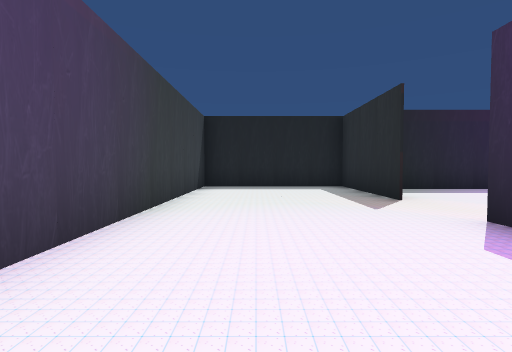
View 1 (above)

24 first-person views from a walk through a scene from a Unity 3-D project. The camera is 1.2 m above the floor, tilts 2° down and sees 80° across. The floor is counted in squares, 2 m on a side. Each view is taken from the middle of a square. On the plan, view 1 faces up. The plan holds only what a view shows up to about 9 squares ahead; the rest is blank. The player is left out. Some animated figures are not drawn. Some surface patterns are stand-ins.

View 2
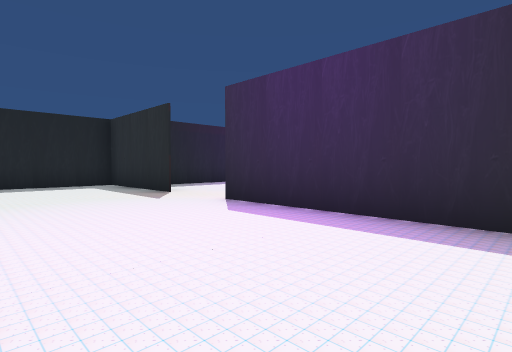

View 3
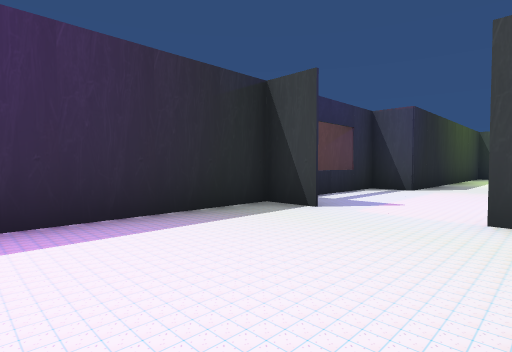

View 4
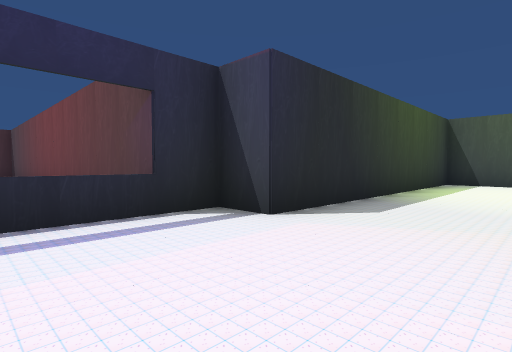

View 5
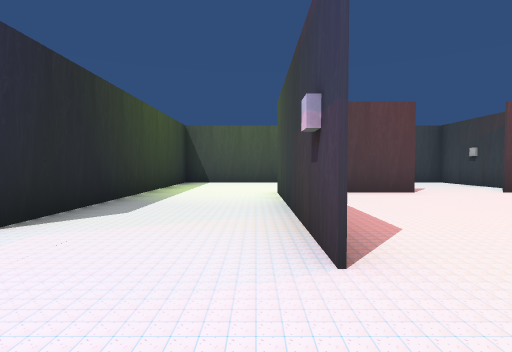

View 6
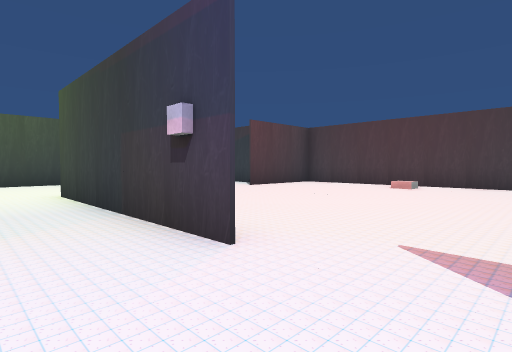

View 7
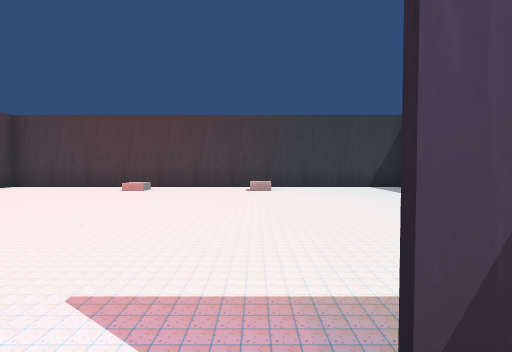

View 8
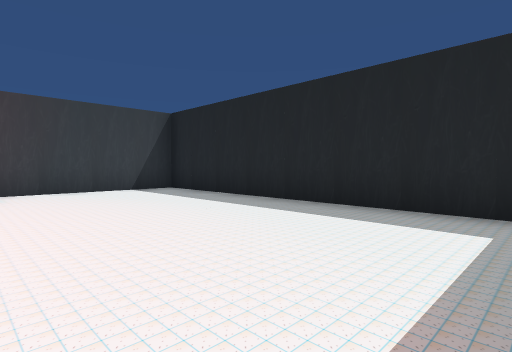

View 9
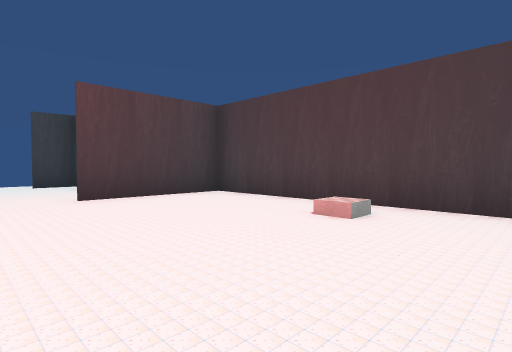

View 10
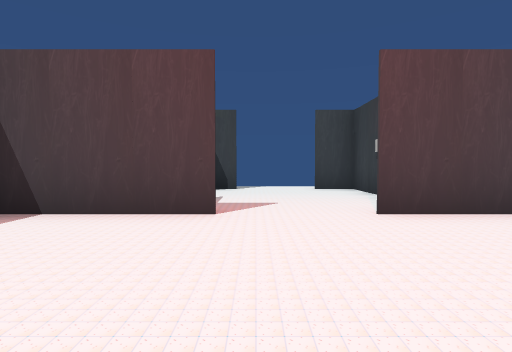

View 11
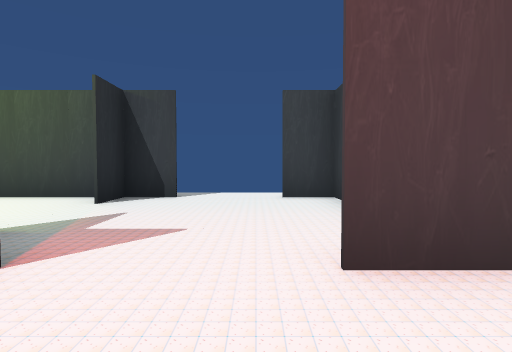

View 12
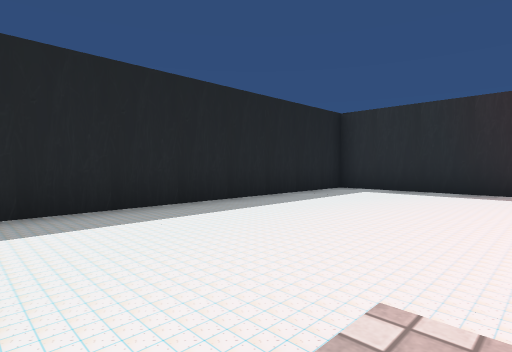

View 13
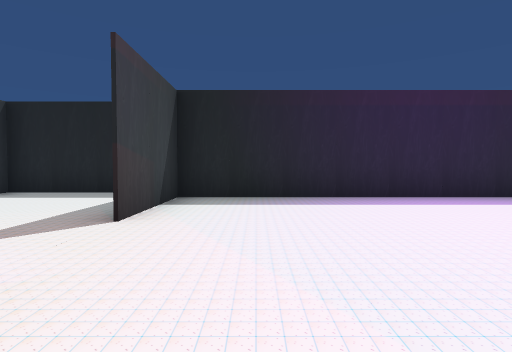

View 14
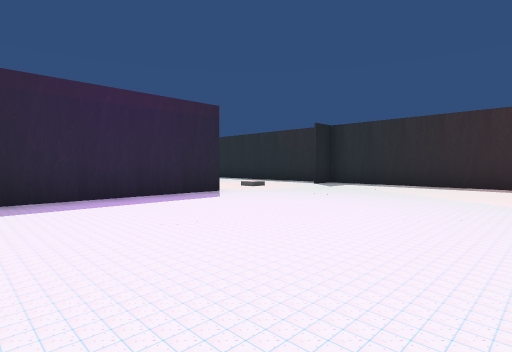

View 15
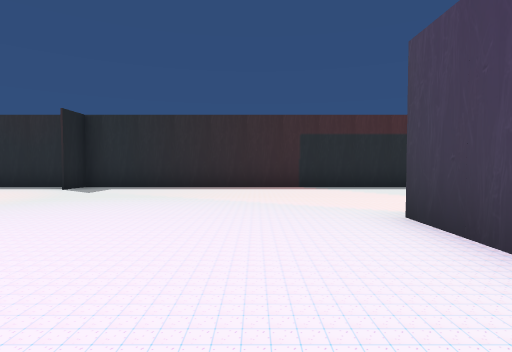

View 16
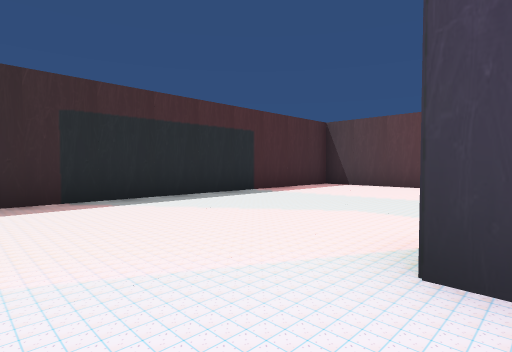

View 17
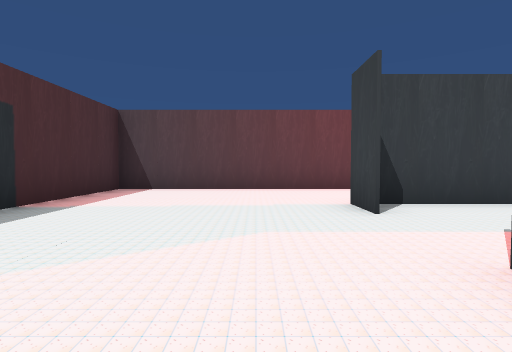

View 18
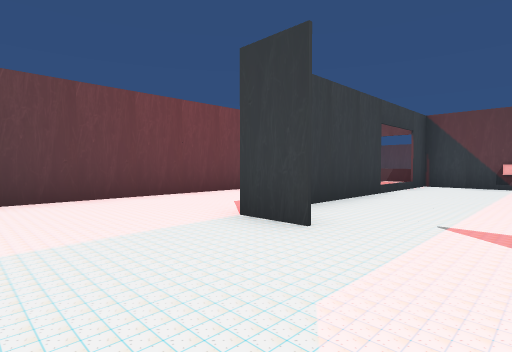

View 19
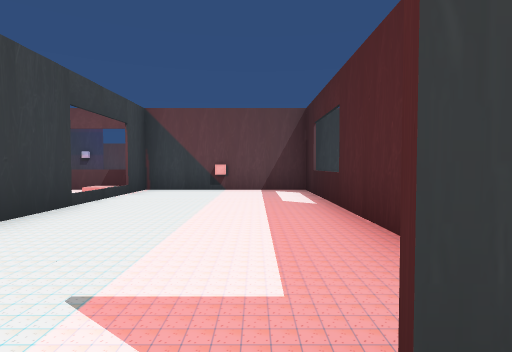

View 20
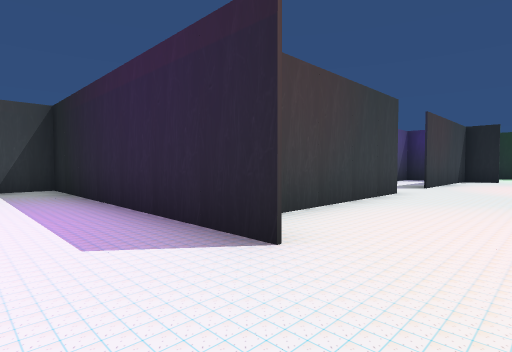

View 21
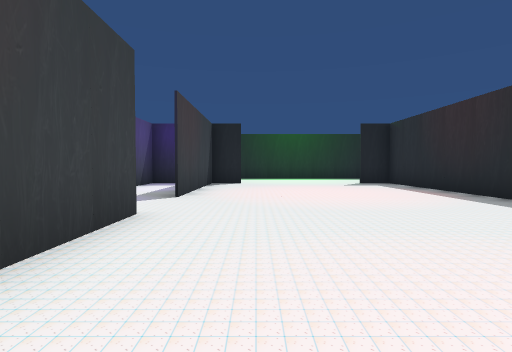

View 22
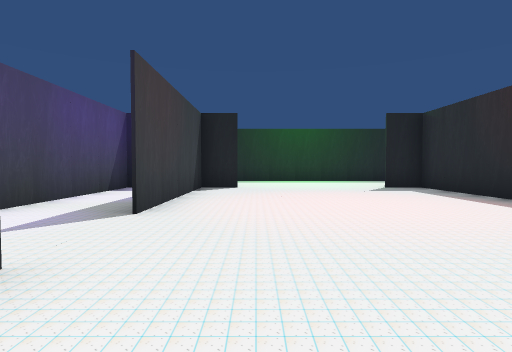

View 23
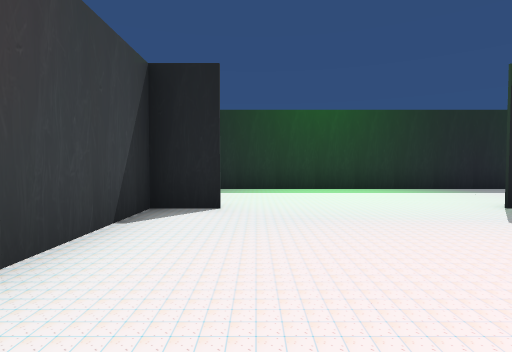

View 24
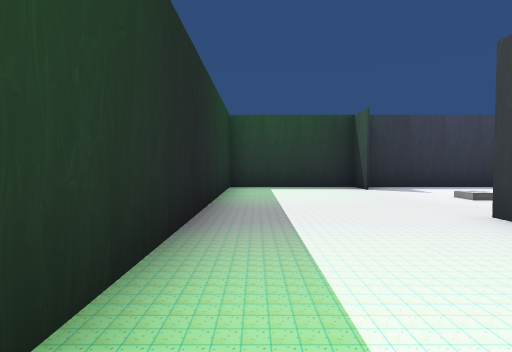

### Floor plan
Points are (right, up) in squares from view 1. A wall is a line through its corners. A room is listed if a view was taken in it or the views show most of it. See-through windows are left out.
Room 1 (views 1, 2, 3, 4, 5, 6, 7, 8)
walls: (-1.5, -5.8) (-1.5, -10.8); (2.5, -6.7) (2.5, -4.2); (2.5, -2.8) (2.5, 3.2); (-7.5, -11.9) (-7.5, -14.7) (-6.5, -14.7); (1.5, -14.2) (1.5, -6.7); (-3.5, -14.8) (-3.5, -13.8); (-4.6, -14.7) (1.1, -14.7); (2.5, 5.2) (2.5, 8.7) (-1.5, 8.7) (-1.5, 1.6)
ways out: opening at (-5.5, -11) to room 2; opening at (-2, -4.5) to room 2; opening at (2, 4.5) to room 3
Room 2 (views 9, 10, 11, 12)
walls: (-1.5, -3.4) (-1.5, 0.2) (-9.5, 0.2) (-9.5, -10.7) (-6.5, -10.7); (-4.5, -10.7) (-1.8, -10.7)
ways out: opening at (-5.5, -11) to room 1; opening at (-2, -4.5) to room 1
objects: block (-8, -7); block (-8, -4)
Room 3 (views 13, 14, 15, 16, 17, 18, 19, 20, 21, 22, 23, 24)
walls: (14.5, 8.4) (14.5, 10.1); (9.6, 7.7) (2.5, 7.7) (2.5, 5.2); (8, 1.3) (9.6, 1.3); (7.5, 1.2) (2.5, 1.2); (8.5, 12.9) (8.5, 8.9); (14.5, 14.2) (14.5, 19.2); (9.5, -1.6) (9.5, -2.8); (2.5, 2.1) (2.5, -2.8); (5.5, -2.7) (9.1, -2.7); (20.5, 15.4) (20.5, 18.9); (9.6, 19.2) (8.5, 19.2) (8.5, 14.8); (1.4, -2.7) (3.5, -2.7); (19.5, 19.3) (20.5, 19.3) (20.5, 22.7) (9.1, 22.7); (2.4, -5.7) (14.5, -5.7) (14.5, 7.7)
low walls: (2.5, -3) (2.5, -4.5)
ways out: opening at (2, 4.5) to room 1; opening at (8, 13.5)
objects: other object (3, -1); other object (4, -3); other object (11, 9); block (17, 18)

Positions as (right, up) in squares from view 1, and headings:
1: (0, 0), facing up
2: (-1, -1), facing up-right
3: (-1, 1), facing down-right
4: (-1, -4), facing down-right
5: (-1, -4), facing down
6: (0, -4), facing down-left
7: (-1, -4), facing left
8: (-2, -4), facing up-left
9: (-5, -5), facing down-left
10: (-5, -7), facing down
11: (-6, -9), facing down
12: (-9, -4), facing up-right
13: (4, 2), facing up
14: (5, 2), facing up-right
15: (6, 3), facing right
16: (9, 3), facing down-right
17: (11, 2), facing down
18: (12, 0), facing down-left
19: (10, 0), facing left
20: (11, 6), facing up-left
21: (10, 9), facing up
22: (10, 11), facing up
23: (10, 15), facing up
24: (12, 22), facing right
